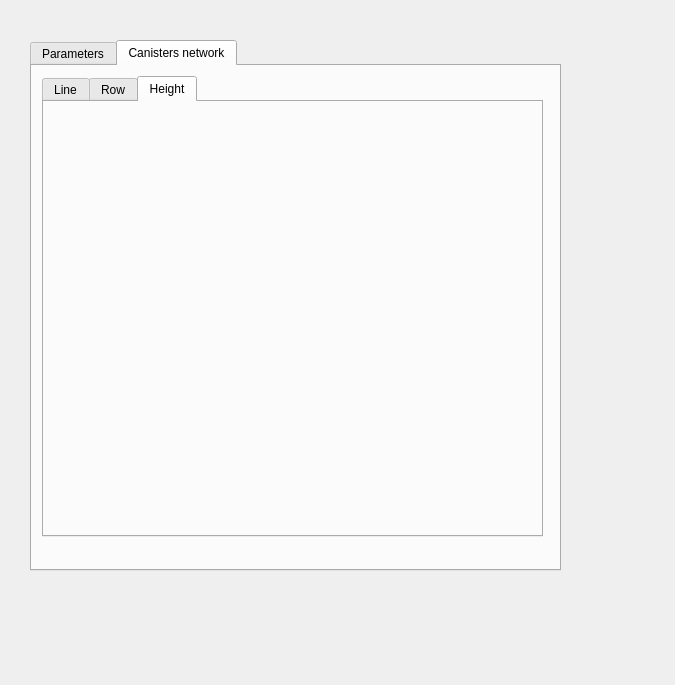
<ui version="4.0" >
 <class>MatisseThermicForm</class>
 <widget class="QWidget" name="MatisseThermicForm" >
  <property name="geometry" >
   <rect>
    <x>0</x>
    <y>0</y>
    <width>675</width>
    <height>685</height>
   </rect>
  </property>
  <property name="windowTitle" >
   <string>Form</string>
  </property>
  <widget class="QTabWidget" name="tabWidget" >
   <property name="geometry" >
    <rect>
     <x>30</x>
     <y>40</y>
     <width>531</width>
     <height>531</height>
    </rect>
   </property>
   <property name="currentIndex" >
    <number>1</number>
   </property>
   <widget class="QWidget" name="tab" >
    <attribute name="title" >
     <string>Parameters</string>
    </attribute>
    <widget class="QGroupBox" name="groupBox" >
     <property name="geometry" >
      <rect>
       <x>10</x>
       <y>20</y>
       <width>503</width>
       <height>425</height>
      </rect>
     </property>
     <property name="title" >
      <string>Thermal load</string>
     </property>
     <widget class="QTableView" name="tableView" >
      <property name="geometry" >
       <rect>
        <x>11</x>
        <y>27</y>
        <width>481</width>
        <height>371</height>
       </rect>
      </property>
     </widget>
    </widget>
   </widget>
   <widget class="QWidget" name="tab_2" >
    <attribute name="title" >
     <string>Canisters network</string>
    </attribute>
    <widget class="QTabWidget" name="tabWidget_2" >
     <property name="geometry" >
      <rect>
       <x>10</x>
       <y>10</y>
       <width>501</width>
       <height>461</height>
      </rect>
     </property>
     <property name="currentIndex" >
      <number>2</number>
     </property>
     <widget class="QWidget" name="tab_line" >
      <attribute name="title" >
       <string>Line</string>
      </attribute>
      <widget class="MatisseCustomView" native="1" name="widgetLine" >
       <property name="geometry" >
        <rect>
         <x>10</x>
         <y>10</y>
         <width>481</width>
         <height>421</height>
        </rect>
       </property>
      </widget>
     </widget>
     <widget class="QWidget" name="tab_row" >
      <attribute name="title" >
       <string>Row</string>
      </attribute>
      <widget class="MatisseCustomView" native="1" name="widgetRow" >
       <property name="geometry" >
        <rect>
         <x>10</x>
         <y>10</y>
         <width>481</width>
         <height>421</height>
        </rect>
       </property>
      </widget>
     </widget>
     <widget class="QWidget" name="tab_height" >
      <attribute name="title" >
       <string>Height</string>
      </attribute>
      <widget class="MatisseCustomView" native="1" name="widgetHeight" >
       <property name="geometry" >
        <rect>
         <x>10</x>
         <y>10</y>
         <width>481</width>
         <height>421</height>
        </rect>
       </property>
      </widget>
     </widget>
    </widget>
   </widget>
  </widget>
 </widget>
 <customwidgets>
  <customwidget>
   <class>MatisseCustomView</class>
   <extends>QWidget</extends>
   <header>MatisseCustomView.h</header>
   <container>1</container>
  </customwidget>
 </customwidgets>
 <resources/>
 <connections/>
</ui>
